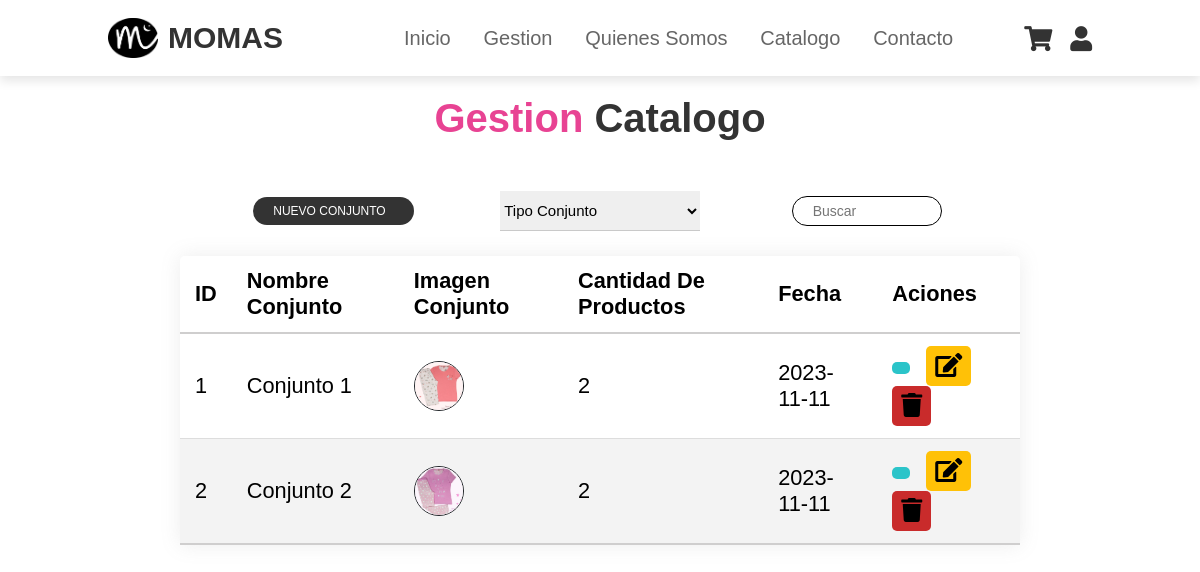
Screenshot of /views/GestionCatalogo.php (signed in) with the database file from the repository.
### tables this page shows
CREATE TABLE `conjuntos` (
  `idConjunto` int(11) NOT NULL,
  `nombreConjunto` varchar(255) NOT NULL,
  `fecha` date NOT NULL DEFAULT current_timestamp()
);

### model/Conexion.php (called while the page is built, shortened)
<?php
class Conexion
{
    private $host = 'localhost';
    private $user = 'root';
    private $password = '';
    private $database = 'momas';
    private $conexion;
    public function __construct()
    {
    $this->conexion = new mysqli($this->host, $this->user, $this->password, $this->database);
    }
    public function ejecutarConsulta($consulta)
    {
        $resultado = $this->conexion->prepare($consulta);
        return $resultado;
    }
}

### model/Conjunto.php (called while the page is built, shortened)
<?php
require_once 'Conexion.php';
class Conjunto
{
    private $conexion;
    public function __construct($idConjunto, $nombreConjunto)
    {
        $this->conexion = new Conexion();
    }
    public function consultarConjuntos()
    {
        $consulta = $this->conexion->ejecutarConsulta("SELECT c.idConjunto, c.nombreConjunto AS nombre_conjunto, (SELECT COUNT(idProducto) FROM conjuntos_productos WHERE idConjunto = c.idConjunto) AS cantidad_productos, c.fecha, ( SELECT imagenProducto FROM productos p WHERE p.idProducto = ( SELECT idProducto FROM conjuntos_productos WHERE idConjunto = c.idConjunto LIMIT 1 ) ) AS imagen_asociada FROM conjuntos c; ");
        $consulta->execute();
        $resultado = $consulta->get_result();
        $conjuntos = array();
        while ($fila = $resultado->fetch_assoc()) {
            $conjuntos[] = $fila;
        }
        return $conjuntos;
    }
}

### views/GestionCatalogo.php (the view, shortened to what this page needs)
<?php
require_once '../model/Conjunto.php';
$conjunto = new Conjunto(null, null, null);
$conjuntos = $conjunto->consultarConjuntos();
?>
<!DOCTYPE html>
<html lang="en">
<head>
    <link rel="stylesheet" href="./css/Gestiones.css">
</head>
<body>
    <?php include_once 'encabezadoUsuarioEspecial.php' ?>
    <?php include 'barraOpciones.php' ?>
    <br><br><br><br><br><br>
    <section class="home" id="home">
        <div class="container-gestiones">
        <h1 class="heading"><span>gestion </span>Catalogo</h1>
            <div class="table-header">
                <a id="btn-agregar" href="RegistrarConjunto.php"> Nuevo Conjunto <ion-icon id="icon-agregar" name="add-circle"></ion-icon></a>
                <select name="" id="select-filter">
                    <option value="" selected>tipo conjunto</option>
                </select>
                <div class="buscar">
                    <input id="TextoBuscar" type="search" placeholder="Buscar" >
                </div>
            </div>
            <table class="content-table">
                <thead>
                    <tr>
                        <th>ID</th>
                        <th>Nombre Conjunto</th>
                        <th>Imagen Conjunto</th>
                        <th>Cantidad de Productos</th>
                        <th>Fecha</th>
                        <th>Aciones</th>
                    </tr>
                </thead>
                <tbody>
                    <?php
                    if (!empty($conjuntos)) {
                        foreach ($conjuntos as $conjunto) {
                    ?>
                            <tr>
                                <td><?php echo $conjunto['idConjunto']; ?></td>
                                <td><?php echo htmlspecialchars($conjunto['nombre_conjunto']); ?></td>
                                <td>
                                    <div style="width: 50px; height: 50px; overflow: hidden; border: 1px solid #212529; border-radius: 50%;">
                                        <img src="images/<?php echo htmlspecialchars(strtolower($conjunto['imagen_asociada'])); ?>" width="50px" alt="Producto">
                                    </div>
                                </td>
                                <td><?php echo htmlspecialchars($conjunto['cantidad_productos']); ?></td>
                                <td><?php echo htmlspecialchars($conjunto['fecha']); ?></td>
                                <td>
                                    <a class="custom-btn" id="btn-ver" href="VisalizarProductos.php?idConjunto=<?php echo $conjunto['idConjunto']; ?>"><ion-icon name="eye"></ion-icon> </a>
                                    <a class="custom-btn"  href="EditarConjunto.php?idConjunto=<?php echo $conjunto['idConjunto']; ?>"> <i class="fa fa-edit"></i> </a>
                                    <a class="custom-btn" id="btn-eliminar" href="EliminarConjunto.php?idConjunto=<?php echo $conjunto['idConjunto']; ?>"><i class="fa fa-trash"></i></a>
                                </td>
                            </tr>
                        <?php
                        }
                    } else {
                        ?>
                        <tr class="text-center">
                            <td colspan="6">No existen registros</td>
                        </tr>
                    <?php
                    }
                    ?>
                </tbody>
            </table>
        </div>
    </section>
</body>
</html>

### views/css/Gestiones.css (style rules this page uses)
.content-table { width: 70%; height: 40px; border-collapse: collapse; margin: 25px 0; font-size: 1.5rem; min-width: 400px; border-radius: 5px 5px 0 0; overflow: hidden; box-shadow: 0 0 20px rgba(136, 136, 136, 0.15); font-family: sans-serif; margin-left: 15%; }
.content-table thead tr { background-color:white; border-bottom: 2px solid #cfcece; color: black; text-align: left; font-weight: bold; }
.content-table th, .content-table td { padding: 12px 15px; }
.content-table tbody tr { border-bottom: 1px solid #dddddd; }
.content-table tbody tr:nth-of-type(even) { background-color: #f3f3f3; }
.content-table tbody tr:last-of-type { border-bottom: 2px solid #cfcece; }
.fa-plus, .fa-edit, .fa-trash { color :black; }
.heading { text-align: center; font-size: 4rem; color: #333; padding: 1rem; margin: 2rem 0; }
.heading span { color: var(--pink); }
#btn-agregar { outline: none; border: none; background-color: #333; color: #ffffff; padding: 7px 20px; border-radius: 20px; text-transform: uppercase; font-size: 12px; cursor: pointer; text-decoration: none; display: flex; align-items: center; }
#select-filter { border: none; border-bottom: 1px solid #c9c9c9; width: 200px; padding: 10px 0; font-size: 15px; }
.buscar { display: flex; position: relative; padding: 5px; margin-left: 20px; }
.buscar input { margin-top: 15px; margin-bottom: 20px; width: 200px; height: 30px; padding: 0 40px 0 20px; font-size: 14px; color: rgb(0, 0, 0); outline: none; border: 1px solid black; border-radius: 50px; }
.table-header { display: flex; align-items: center; justify-content: space-between; padding: 20px 30px 0; width: 70%; margin-left: 15%; }
#btn-agregar, #select-filter, .buscar { margin-right: 5px; }
#TextoBuscar { width: 150px; }
#btn-agregar, #select-filter, .buscar, #TextoBuscar { margin: auto; }
.custom-btn { display: inline-block; background-color: #ffc107; color: #fff; padding: 6px 9px; border: none; border-radius: 5px; margin-right: 10px; text-decoration: none; }
#btn-eliminar { background-color: #c92b2b; }
#btn-ver { background-color: #2bc4c9; color: black; }

### views/css/encabezado.css (style rules this page uses)
:root { --pink:#e84393; }
* { margin: 0; padding: 0; box-sizing: border-box; font-family: Verdana, Geneva, Tahoma, sans-serif; outline: none; border: none; text-decoration: none; text-transform: capitalize; transition: .2s linear; }
html { font-size: 62.5%; scroll-behavior: smooth; scroll-padding-top: 6rem; overflow-x: hidden; }

### views/css/perfilUsuario.css (style rules this page uses)
:root { --pink:#e84393; }
* { margin: 0; padding: 0; box-sizing: border-box; font-family: Verdana, Geneva, Tahoma, sans-serif; outline: none; border: none; text-decoration: none; text-transform: capitalize; transition: .2s linear; }
html { font-size: 62.5%; scroll-behavior: smooth; scroll-padding-top: 6rem; overflow-x: hidden; }

### views/css/barranueva.css (style rules this page uses)
:root { --pink:#e84393; }
* { margin: 0px; padding: 0px; }

### rows the page displays
conjuntos: idConjunto "1", nombreConjunto "Conjunto 1", shows a picture, cantidad_productos "2", fecha "2023-11-11"
conjuntos: idConjunto "2", nombreConjunto "Conjunto 2", shows a picture, cantidad_productos "2", fecha "2023-11-11"
